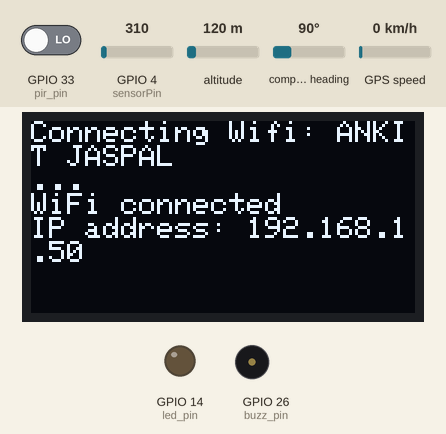
Simulated run of this sketch. Board: ESP32. On the bench: 128×64 one-colour display, output pins drawn as LEDs (lit = HIGH), buzzer (waves = sounding, pin HIGH). The inputs (shaded band) are chosen by the test bench; at power-on: GPIO 33 (pir_pin) LOW, GPIO 4 (sensorPin) = 310, altitude 120 m, compass heading 90°, GPS speed 0 km/h. WiFi joins after 1.5 s; servers stay silent unless stated; the GPS gets a fix after 3 s at 37.7749, -122.4194 with 8 satellites.

Above: at 5.7 s.
At 8.0 s:
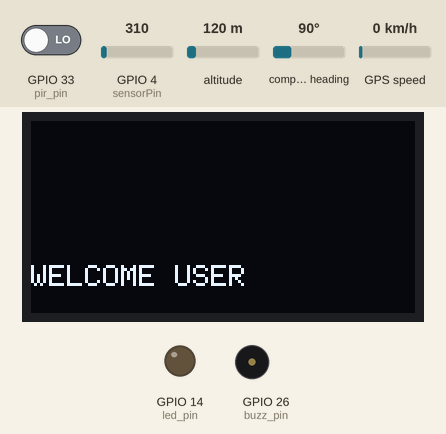
10.4 s: GPIO 33 (pir_pin) driven HIGH
At 12.2 s:
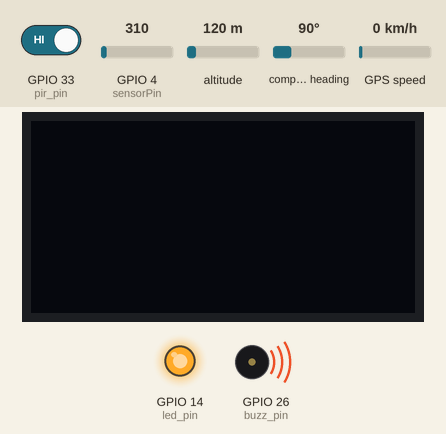
At 14.8 s:
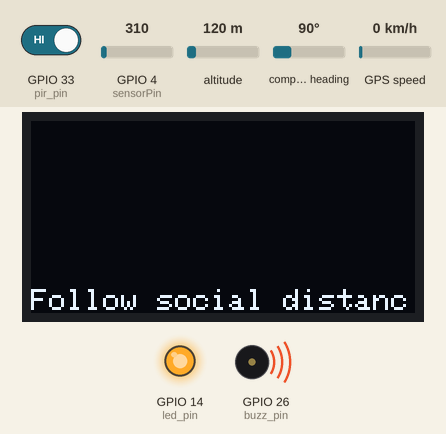
Timing chart, 0 to 16.3 s (numbered marks = the images above; inputs shaded):
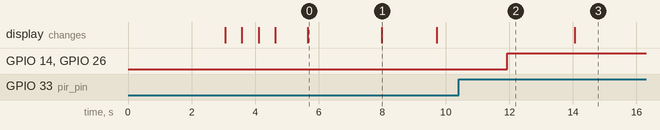

Measured:
- after the input at 10.4 s, GPIO 14 (led_pin), GPIO 26 (buzz_pin): LOW → HIGH after 1.5 s
- what the display in image 0 shows lasts 2.3 s, from 5.7 s to 8.0 s
- what the display in image 1 shows lasts 1.7 s, from 8.0 s to 9.7 s

The sketch:

GO_CORONA_BOT.ino
```cpp
#include <WiFi.h>
#include <WiFiClientSecure.h>
#include <UniversalTelegramBot.h>
#include <ArduinoJson.h>

// Replace with your network credentials(wifi)
const char* ssid = "ANKIT JASPAL";
const char* password = "********";

#define BOTtoken "XXXXXXXXXX:XXXXXXXXXXXXXXXXXXXXXXXXXXXXXXXXXXX"  // your Bot Token (Get from Botfather)

#define CHAT_ID "XXXXXXXXXX" // phone number

WiFiClientSecure client;
UniversalTelegramBot bot(BOTtoken, client);


// defining the parameters of the screen
#include <Wire.h>
#include <Adafruit_GFX.h>
#include <Adafruit_SSD1306.h>
#include <Adafruit_Sensor.h>

#define SCREEN_WIDTH 128 // OLED display width, in pixels
#define SCREEN_HEIGHT 64// OLED display height, in pixels


// definining the parametres of gps
#include <TinyGPS++.h>
#include <SoftwareSerial.h>
static const int RXPin = 17, TXPin = 16;

// The TinyGPS++ object
TinyGPSPlus gps;
static const uint32_t GPSBaud = 9600;

// The serial connection to the GPS device
SoftwareSerial ss(RXPin, TXPin);


// defining our pins of input output
const int sensorPin = 4;
float sensorValue;
float voltageOut;

float temperatureC;
float temperatureF;

// Declaration for an SSD1306 display connected to I2C (SDA, SCL pins)
Adafruit_SSD1306 display(SCREEN_WIDTH, SCREEN_HEIGHT, &Wire, -1);

const int pir_pin=33;
int state = LOW;// by default, no motion detected
int val = 0;


int buzz_pin=26;
int led_pin=14;

uint32_t delayMS;

void setup() {
  // put your setup code here, to run once:
Serial.begin(115200);

 if(!display.begin(SSD1306_SWITCHCAPVCC, 0x3C)) {
   // Address 0x3D for 128x64
   Serial.println(F("SSD1306 allocation failed"));
   for(;;);
  }
  delay(2000);
  display.clearDisplay();


// Attempt to connect to Wifi network:
  display.print("Connecting Wifi: ");
  display.println(ssid);
  delay(1000);
  display.display();

  WiFi.mode(WIFI_STA);
  WiFi.begin(ssid, password);

  while (WiFi.status() != WL_CONNECTED) {
    display.print(".");
    delay(500);
    display.display();
  }

  display.println("");
  display.println("WiFi connected");
  display.print("IP address: ");
  display.println(WiFi.localIP());
  delay(1000);
  display.display();
  delay(2000);
  display.clearDisplay();

  bot.sendMessage(CHAT_ID, "Bot started up", "");


  ss.begin(GPSBaud);


  pinMode(led_pin,OUTPUT);
  pinMode(pir_pin,INPUT);
  pinMode(buzz_pin,OUTPUT);
  pinMode(sensorPin, INPUT);


  // Initialize device.
  display.println(F("WELCOME USER"));

  display.display();
  delay(500);
  display.clearDisplay();
}

void loop() {
  // put your main code here, to run repeatedly:
  sensorValue = analogRead(sensorPin);  // for the temprature lm-35 sensor
  voltageOut = (sensorValue * 5000) / 1024;

  // calculate temperature for LM35 (LM35DZ)
  temperatureC = voltageOut / 10;
  temperatureF = (temperatureC * 1.8) + 32;

  val = digitalRead(pir_pin);   // read sensor value
  if (val == HIGH) {           // check if the sensor is HIGH
    digitalWrite(led_pin, HIGH); // turn LED ON
    digitalWrite(buzz_pin, HIGH);// turn buzzer ON
    delay(100);                // delay 100 milliseconds

    if (state == LOW) {
      display.print("Follow social distancing");
      delay(2000);
      display.display();
      bot.sendMessage(CHAT_ID, "Motion detected!!", "");
       while (ss.available() > 0){
      gps.encode(ss.read());
      if (gps.location.isUpdated()){
      bot.sendMessage(CHAT_ID,"Latitude :","");
      bot.sendMessage(CHAT_ID,gps.location.lat(),"");
      bot.sendMessage(CHAT_ID," Longitude= ","");
      bot.sendMessage(CHAT_ID,gps.location.lng(),"");
    }
  }
      state = HIGH;// update variable state to HIGH

      }
  }
  else {
      digitalWrite(led_pin, LOW); // turn LED OFF
      digitalWrite(buzz_pin, LOW);// turn buzzer OFF
      delay(200);             // delay 200 milliseconds

      if (state == HIGH){
        display.println("Temperature(ºC): ");
        display.print(temperatureC);
        display.println("  Temperature(ºF): ");
        display.print(temperatureF);
        delay(1000);
        display.display();
        state = LOW;       // update variable state to LOW
    }
  }


  delay(1000);
  display.display();
  delay(500);
  display.clearDisplay();
}
```
